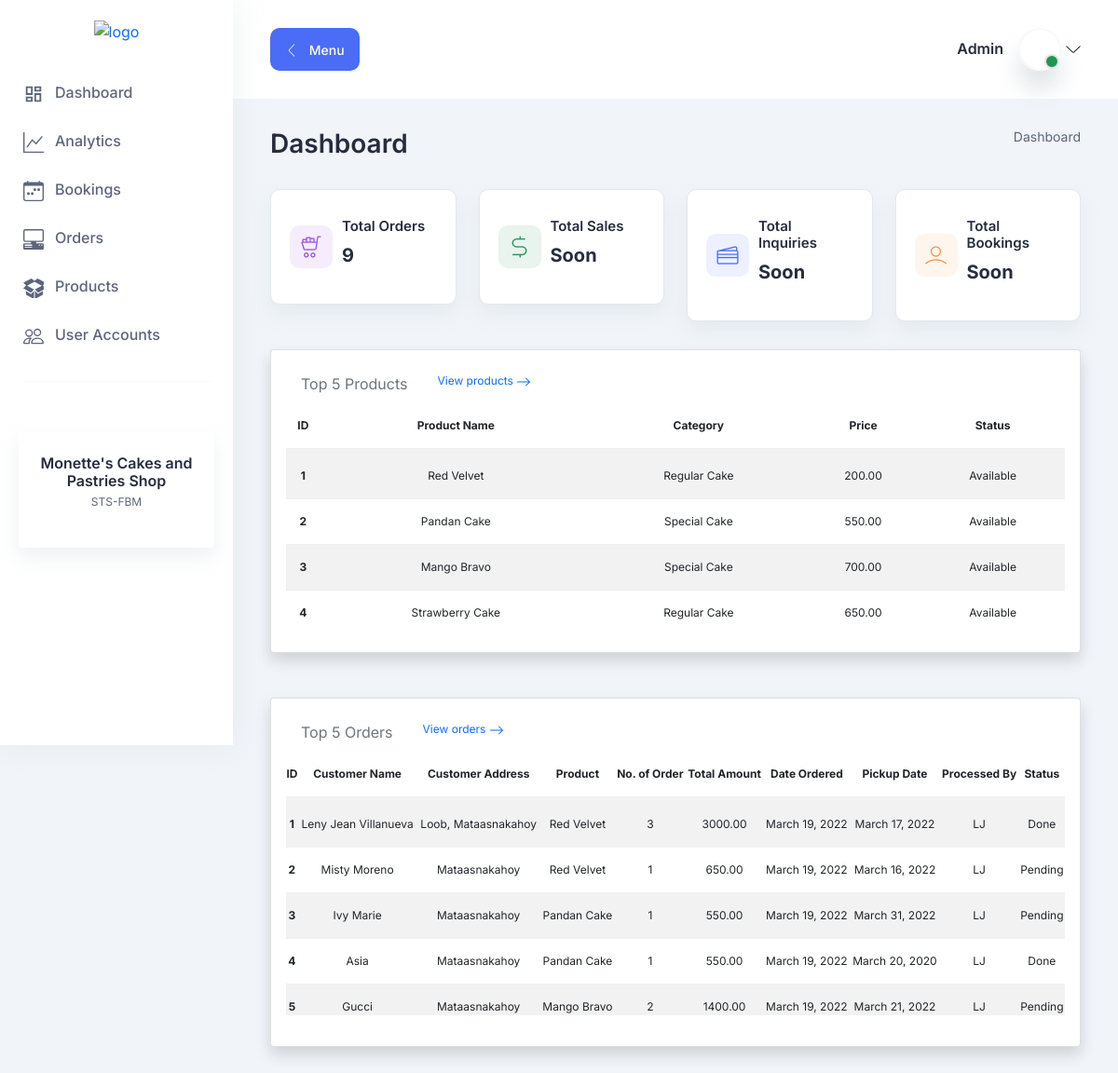
The app's page / (signed in) with its own data.
### products/models.py (models this page shows)
class Products(models.Model):
    status = (
        ("Available", "Available"),
        ("Not Available", "Not Available")
    )
    product_name = models.CharField(max_length=255)
    category = models.ForeignKey(Category, on_delete=models.CASCADE)
    price = models.DecimalField(max_digits=10, decimal_places=2)
    status = models.CharField(max_length=255, choices=status)
    class Meta:
        verbose_name = "Products"
    def __str__(self):
        return self.product_name

class Category(models.Model):
    category = models.CharField(max_length=255)
    class Meta:
        verbose_name = "Category"
    def __str__(self):
        return self.category

### orders/models.py (models this page shows, shortened)
class Orders(models.Model):
    status = (
        ("Pending" , "Pending"),
        ("Done" , "Done")
    )
    customer_name = models.CharField(max_length=255)
    customer_address = models.CharField(max_length=255)
    products = models.ForeignKey(Products, on_delete=models.CASCADE)
    no_of_order = models.IntegerField()
    total_amount = models.DecimalField(max_digits=10, decimal_places=2)
    date_ordered = models.DateField(auto_now_add=True)
    pickup_date = models.DateField(auto_now_add=False)
    processed_by = models.CharField(max_length=255)
    status = models.CharField(max_length=255, choices=status)
    class Meta:
        verbose_name = "Orders"

### dashboard/views.py (the view)
# urls.py: path("", homepage, name="homepage"),
@login_required
def homepage(request):
    template_name = "dashboard/homepage.html"
    orders = Orders.objects.all()[:5]
    products = Products.objects.all()[:5]
    total_orders = Orders.objects.all().count()
    context = {
        "orders" : orders,
        "products" : products,
        "total_orders" : total_orders
    }
    return render(request, template_name, context)

### dashboard/templates/dashboard/homepage.html
{% extends 'base.html' %} {% block body %}
<section class="section">
  <div class="container-fluid">
    <div class="title-wrapper pt-30">
      <div class="row align-items-center">
        <div class="col-md-6">
          <div class="title mb-30">
            <h2>Dashboard</h2>
          </div>
        </div>
        <div class="col-md-6">
          <div class="breadcrumb-wrapper mb-30">
            <nav aria-label="breadcrumb">
              <ol class="breadcrumb">
                <li class="breadcrumb-item">
                  <a href="/">Dashboard</a>
                </li>
              </ol>
            </nav>
          </div>
        </div>
      </div>
    </div>
    <div class="row">
      <div class="col-xl-3 col-lg-4 col-sm-6">
        <div class="icon-card mb-30">
          <div class="icon purple">
            <i class="lni lni-cart-full"></i>
          </div>
          <div class="content">
            <h6 class="mb-10">Total Orders</h6>
            <h3 class="text-bold mb-10">{{total_orders}}</h3>
          </div>
        </div>
      </div>
      <div class="col-xl-3 col-lg-4 col-sm-6">
        <div class="icon-card mb-30">
          <div class="icon success">
            <i class="lni lni-dollar"></i>
          </div>
          <div class="content">
            <h6 class="mb-10">Total Sales</h6>
            <h3 class="text-bold mb-10">Soon</h3>
          </div>
        </div>
      </div>
      <div class="col-xl-3 col-lg-4 col-sm-6">
        <div class="icon-card mb-30">
          <div class="icon primary">
            <i class="lni lni-credit-cards"></i>
          </div>
          <div class="content">
            <h6 class="mb-10">Total Inquiries</h6>
            <h3 class="text-bold mb-10">Soon</h3>
          </div>
        </div>
      </div>
      <div class="col-xl-3 col-lg-4 col-sm-6">
        <div class="icon-card mb-30">
          <div class="icon orange">
            <i class="lni lni-user"></i>
          </div>
          <div class="content">
            <h6 class="mb-10">Total Bookings</h6>
            <h3 class="text-bold mb-10">Soon</h3>
          </div>
        </div>
      </div>
    </div>
    <div class="dashboard-products">
      {% include "dashboard/products.html" %}
    </div>
    <div class="dashboard-orders mt-5">
      {% include "dashboard/orders.html" %}
    </div>
  </div>
</section>
{% endblock %}

### dashboard/templates/dashboard/products.html
<div class="card shadow rounded" style="font-size: 12px;">
  <div class="card-body">
    <table class="table table-striped">
      <ul class="nav">
        <li class="nav-item">
          <p class="nav-link active text-muted">Top 5 Products</p>
        </li>
        <li class="nav-item">
          <a class="nav-link text-decoration-none" href="{% url "products-list" %}">
            View products
            <svg xmlns="http://www.w3.org/2000/svg" width="16" height="16" fill="currentColor" class="bi bi-arrow-right" viewBox="0 0 16 16">
              <path fill-rule="evenodd" d="M1 8a.5.5 0 0 1 .5-.5h11.793l-3.147-3.146a.5.5 0 0 1 .708-.708l4 4a.5.5 0 0 1 0 .708l-4 4a.5.5 0 0 1-.708-.708L13.293 8.5H1.5A.5.5 0 0 1 1 8z"/>
            </svg>
          </a>
        </li>
      </ul>
      <thead>
        <tr class="text-center">
          <th scope="col">ID</th>
          <th scope="col">Product Name</th>
          <th scope="col">Category</th>
          <th scope="col">Price</th>
          <th scope="col">Status</th>
        </tr>
      </thead>
      <tbody>
        {% for list in products %}
          <tr class="text-center">
            <th scope="row">{{forloop.counter}}</th>
            <td>{{list.product_name}}</td>
            <td>{{list.category}}</td>
            <td>{{list.price}}</td>
            <td>{{list.status}}</td>
          </tr>
        {% endfor %}
        </tbody>
  </table>
</div>

### dashboard/templates/dashboard/orders.html
<div class="card shadow rounded" style="font-size:  12px;">
    <div class="card-body">
        <table class="table table-striped">
            <ul class="nav">
                <li class="nav-item">
                  <p class="nav-link active text-muted">Top 5 Orders</p>
                </li>
                <li class="nav-item">
                    <a class="nav-link text-decoration-none" href="{% url "orders-list" %}">
                        View orders
                        <svg xmlns="http://www.w3.org/2000/svg" width="16" height="16" fill="currentColor" class="bi bi-arrow-right" viewBox="0 0 16 16">
                          <path fill-rule="evenodd" d="M1 8a.5.5 0 0 1 .5-.5h11.793l-3.147-3.146a.5.5 0 0 1 .708-.708l4 4a.5.5 0 0 1 0 .708l-4 4a.5.5 0 0 1-.708-.708L13.293 8.5H1.5A.5.5 0 0 1 1 8z"/>
                        </svg>
                      </a>
                </li>
              </ul>
            <thead>
                <tr class="text-center">
                    <th  scope="col">ID </th>
                    <th scope="col">Customer Name</th>
                    <th scope="col">Customer Address</th>
                    <th scope="col">Product</th>
                    <th scope="col">No. of Order</th>
                    <th scope="col">Total Amount</th>
                    <th scope="col">Date Ordered</th>
                    <th scope="col">Pickup Date</th>
                    <th scope="col">Processed By</th>
                    <th scope="col">Status</th>
                </tr>
            </thead>
            <tbody>
                {% for list in orders %}
                <tr class="text-center">
                    <th scope="row">{{forloop.counter}}</th>
                    <td>{{list.customer_name}}</td>
                    <td>{{list.customer_address}}</td>
                    <td>{{list.products}}</td>
                    <td>{{list.no_of_order}}</td>
                    <td>{{list.total_amount}}</td>
                    <td>{{list.date_ordered}}</td>
                    <td>{{list.pickup_date}}</td>
                    <td>{{list.processed_by}}</td>
                    <td>{{list.status}}</td>
                </tr>
                {% endfor %}
            </tbody>
      </table>
    </div>
</div>

### static/assets/css/fullcalendar.css (style rules this page uses)
:root { --fc-daygrid-event-dot-width: 8px; }
:root { --fc-list-event-dot-width: 10px; --fc-list-event-hover-bg-color: #f5f5f5; }

### records on screen
Products: product_name "Red Velvet", category "Regular Cake", price "200.00", status "Available"
Products: product_name "Pandan Cake", category "Special Cake", price "550.00", status "Available"
Products: product_name "Mango Bravo", category "Special Cake", price "700.00", status "Available"
Products: product_name "Strawberry Cake", category "Regular Cake", price "650.00", status "Available"
Orders: customer_name "Leny Jean Villanueva", customer_address "Loob, Mataasnakahoy", products "Red Velvet", no_of_order "3", total_amount "3000.00", date_ordered "March 19, 2022", pickup_date "March 17, 2022", processed_by "LJ", status "Done"
Orders: customer_name "Misty Moreno", customer_address "Mataasnakahoy", products "Red Velvet", no_of_order "1", total_amount "650.00", date_ordered "March 19, 2022", pickup_date "March 16, 2022", processed_by "LJ", status "Pending"
Orders: customer_name "Ivy Marie", customer_address "Mataasnakahoy", products "Pandan Cake", no_of_order "1", total_amount "550.00", date_ordered "March 19, 2022", pickup_date "March 31, 2022", processed_by "LJ", status "Pending"
Orders: customer_name "Asia", customer_address "Mataasnakahoy", products "Pandan Cake", no_of_order "1", total_amount "550.00", date_ordered "March 19, 2022", pickup_date "March 20, 2020", processed_by "LJ", status "Done"
Orders: customer_name "Gucci", customer_address "Mataasnakahoy", products "Mango Bravo", no_of_order "2", total_amount "1400.00", date_ordered "March 19, 2022", pickup_date "March 21, 2022", processed_by "LJ", status "Pending"

### other values on screen
{{ total_orders }} "9"
